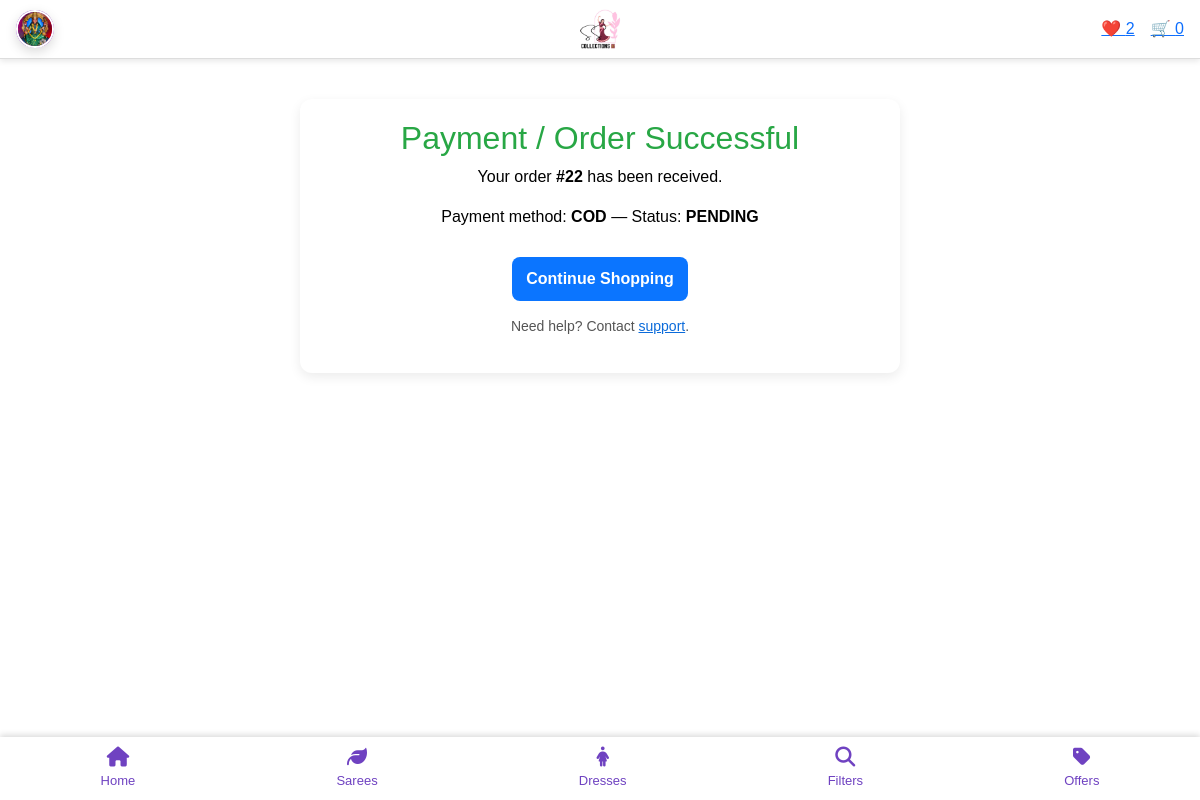
The page /payment-success/22/ (signed in) on the database its author committed.
### shop/models.py (models this page shows, shortened)
class Profile(models.Model):
    user = models.OneToOneField(User, on_delete=models.CASCADE, related_name="profile")
    phone = models.CharField(max_length=20, blank=True)
    address = models.TextField(blank=True)
    profile_image = models.ImageField(
        upload_to="profiles/",
        blank=True,
        null=True
    )

class Order(models.Model):
    PAYMENT_METHODS = [
        ("COD", "Cash on Delivery"),
        ("RAZORPAY", "Razorpay"),
        ("UPI", "UPI"),
    ]
    PAYMENT_STATUS = [
        ("PENDING", "Pending"),
        ("PAID", "Paid"),
        ("FAILED", "Failed"),
    ]
    user = models.ForeignKey(User, on_delete=models.CASCADE)
    created_at = models.DateTimeField(auto_now_add=True)
    delivered = models.BooleanField(default=False)
    address = models.TextField(blank=True)
    payment_method = models.CharField(max_length=20, choices=PAYMENT_METHODS, default="COD")
    payment_status = models.CharField(max_length=20, choices=PAYMENT_STATUS, default="PENDING")
    razorpay_order_id = models.CharField(max_length=200, blank=True, null=True)
    razorpay_payment_id = models.CharField(max_length=200, blank=True, null=True)
    razorpay_signature = models.CharField(max_length=200, blank=True, null=True)

### shop/views.py (the view)
# urls.py: path("payment-success/<int:order_id>/", views.payment_success, name="payment_success"),
@login_required
def payment_success(request, order_id):
    order = get_object_or_404(Order, id=order_id, user=request.user)
    return render(request, "shop/payment_success.html", {"order": order})

### shop/context_processors.py (called while the page is built)
def user_counts(request):
    cart_count = 0
    wishlist_count = 0
    if request.user.is_authenticated:
        cart = request.session.get('cart', {})
        cart_count = sum(cart.values())  # sum of all quantities
        wishlist_count = Wishlist.objects.filter(user=request.user).count()
    return {
        'cart_count': cart_count,
        'wishlist_count': wishlist_count,
    }

### templates/shop/payment_success.html
{% extends 'shop/base.html' %}
{% block content %}
<div style="max-width:600px; margin:40px auto; text-align:center; padding:20px; border-radius:12px; background:#fff; box-shadow:0 4px 12px rgba(0,0,0,0.08);">
    <h2 style="color:#28a745;">Payment / Order Successful</h2>
    <p>Your order <strong>#{{ order.id }}</strong> has been received.</p>
    <p>Payment method: <strong>{{ order.payment_method }}</strong> — Status: <strong>{{ order.payment_status }}</strong></p>
    <a href="{% url 'home' %}" style="display:inline-block; margin-top:12px; padding:10px 14px; border-radius:8px; background:#0b75ff; color:#fff; text-decoration:none; font-weight:600;">
        Continue Shopping
    </a>
    <p style="margin-top:15px; font-size:14px; color:#555;">
        Need help? Contact <a href="mailto:support@myshop.com" style="color:#0b6bda; text-decoration:underline;">support</a>.
    </p>
</div>
{% endblock %}

### templates/shop/base.html (shortened to what this page needs)
{% load static %}
<!DOCTYPE html>
<html lang="en">
<head>
     <link href="https://cdn.jsdelivr.net/npm/bootstrap@5.3.2/dist/css/bootstrap.min.css" rel="stylesheet">
    <link rel="stylesheet" href="{% static 'shop/css/styles.css' %}" />
    <link rel="stylesheet"
          href="https://cdnjs.cloudflare.com/ajax/libs/font-awesome/6.5.0/css/all.min.css"/>
</head>
<body>
<nav class="top-nav">
    <div class="profile-wrapper">
        <button class="profile-btn" onclick="toggleProfile()">
            <div class="avatar">
                {% if user.is_authenticated %}
                    {% if user.profile.profile_image %}
                        <img src="{{ user.profile.profile_image.url }}">
                    {% else %}
                        {{ user.username|slice:":1"|upper }}
                    {% endif %}
                {% else %}
                    <i class="fa fa-user"></i>
                {% endif %}
            </div>
        </button>
    </div>
    <a href="{% url 'home' %}" class="logo-center">
        <img src="{% static 'shop/images/ammuu logo.jpg' %}" height="40">
    </a>
    <div class="top-nav-right">
      {% if user.is_authenticated %}
        <a href="{% url 'wishlist' %}">❤️ {{ wishlist_count }}</a>
        <a href="{% url 'cart' %}">🛒 {{ cart_count }}</a>
      {% endif %}
    </div>
</nav>
{% block content %}{% endblock %}
<nav class="bottom-nav">
    <a href="{% url 'home' %}">
        <i class="fa-solid fa-house"></i>
        <span>Home</span>
    </a>
     <a href="{% url 'category' 'sarees' %}">
       <i class="fa-solid fa-leaf"></i>
          <span>Sarees</span>
    </a>
    <a href="{% url 'category' 'dresses' %}">
        <i class="fa-solid fa-person-dress"></i>
        <span>Dresses</span>
    </a>
    <a href="javascript:void(0);" onclick="toggleFilters()">
        <i class="fa-solid fa-magnifying-glass"></i>
        <span>Filters</span>
    </a>
    <a href="{% url 'offers' %}">
        <i class="fa-solid fa-tag"></i>
        <span>Offers</span>
    </a>
</nav>
</body>
</html>

### shop/static/shop/css/styles.css (style rules this page uses)
:root { --bg: #ffffff; --primary: #0b7285; --radius: 12px; }
* { box-sizing: border-box; margin: 0; padding: 0; }
body { font-family: 'Josefin Sans', sans-serif; color: #000; background: var(--bg); }
.top-nav { display: flex; justify-content: space-between; align-items: center; padding: 10px 20px; background: #f8f8f8; border-bottom: 1px solid #ddd; position: sticky; top: 0; z-index: 1000; }
.profile-wrapper { position: relative; }
.profile-btn { background: none; border: none; cursor: pointer; display: flex; align-items: center; gap: 8px; font-size: 14px; }
.avatar { width: 34px; height: 34px; border-radius: 50%; background: linear-gradient(135deg, #0b7285, #22b8cf); color: #fff; display: flex; align-items: center; justify-content: center; font-weight: bold; font-size: 14px; }
.bottom-nav { position: fixed; bottom: 0; left: 0; right: 0; background: #fff; display: flex; justify-content: space-around; align-items: center; padding: 8px 0; box-shadow: 0 -2px 6px rgba(0,0,0,0.15); z-index: 4000; }
.bottom-nav a { display: flex; flex-direction: column; align-items: center; justify-content: center; text-decoration: none; color: #000; font-size: 12px; gap: 4px; }
.bottom-nav i { font-size: 18px; }
.profile-btn { display: flex; align-items: center; gap: 8px; background: linear-gradient(135deg, #0b7285, #20c997); color: #fff; border: none; padding: 8px 14px; border-radius: 30px; font-size: 14px; cursor: pointer; transition: all 0.3s ease; box-shadow: 0 4px 12px rgba(0,0,0,0.15); }
.bottom-nav { position: fixed; bottom: 0; left: 0; right: 0; background: #fff; display: flex; justify-content: space-around; align-items: center; padding: 10px 0; box-shadow: 0 -2px 6px rgba(0,0,0,0.15); z-index: 4000; }
.bottom-nav a { display: flex; flex-direction: column; align-items: center; justify-content: center; text-decoration: none; color: #6f42c1; font-size: 13px; gap: 4px; }
.bottom-nav i { font-size: 20px; }

### templates/shop/base.html (style rules this page uses)
body { margin: 0; padding-bottom: 70px; }
.profile-wrapper { position: relative; }
.profile-btn { background: transparent; border: none; padding: 0; cursor: pointer; }
.avatar { width: 38px; height: 38px; border-radius: 50%; background: #6a0dad; display: flex; align-items: center; justify-content: center; color: #ffffff; font-size: 18px; }
.avatar img { width: 100%; height: 100%; border-radius: 50%; object-fit: cover; border: 2px solid #fff; }
.top-nav { display: flex; align-items: center; padding: 10px 16px; background: #fff; box-shadow: 0 2px 6px rgba(0,0,0,0.1); position: sticky; top: 0; z-index: 3000; }
.top-nav-right { display: flex; align-items: center; gap: 16px; }
.logo-center { position: absolute; left: 50%; transform: translateX(-50%); }

### rows shown on the page
Order: id "22", payment_method "COD", payment_status "PENDING"

### other values the page prints
{{ wishlist_count }} "2"
{{ cart_count }} "0"
